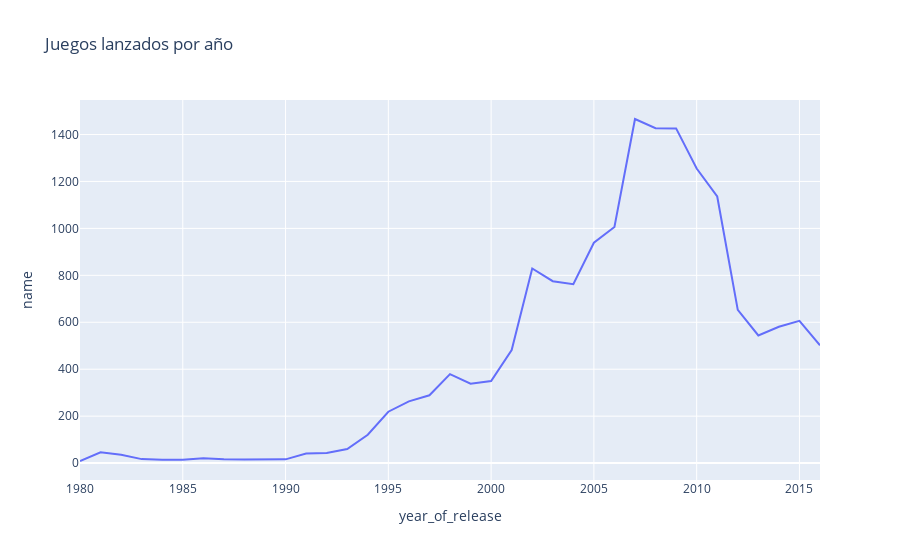

Write notebook code for a chart like this one.
### Markdown cell above
- **Juegos lanzados por año**

### Code cell
games_year=df.groupby('year_of_release',as_index=False)['name'].count()
fig=px.line(games_year,
            x='year_of_release',
            y='name',
            title='Juegos lanzados por año')
fig.show()

### Figure 1 — Plotly figure (JSON) as saved in the notebook; plotly's stock layout.template omitted (floating-point values rounded to 4 significant figures)
{"data": [{"hovertemplate": "year_of_release=%{x}<br>name=%{y}<extra></extra>", "legendgroup": "", "line": {"color": "#636efa", "dash": "solid"}, "marker": {"symbol": "circle"}, "mode": "lines", "name": "", "orientation": "v", "showlegend": false, "type": "scatter", "x": [1980, 1981, 1982, 1983, 1984, 1985, 1986, 1987, 1988, 1989, 1990, 1991, 1992, 1993, 1994, 1995, 1996, 1997, 1998, 1999, 2000, 2001, 2002, 2003, 2004, 2005, 2006, 2007, 2008, 2009, 2010, 2011, 2012, 2013, 2014, 2015, 2016], "xaxis": "x", "y": [9, 46, 36, 17, 14, 14, 21, 16, 15, 17, 16, 41, 43, 60, 121, 219, 263, 289, 379, 338, 350, 482, 829, 775, 762, 939, 1006, 1466, 1427, 1426, 1255, 1136, 653, 544, 581, 606, 502], "yaxis": "y"}], "layout": {"legend": {"tracegroupgap": 0}, "title": {"text": "Juegos lanzados por año"}, "xaxis": {"anchor": "y", "domain": [0, 1], "title": {"text": "year_of_release"}}, "yaxis": {"anchor": "x", "domain": [0, 1], "title": {"text": "name"}}}}
